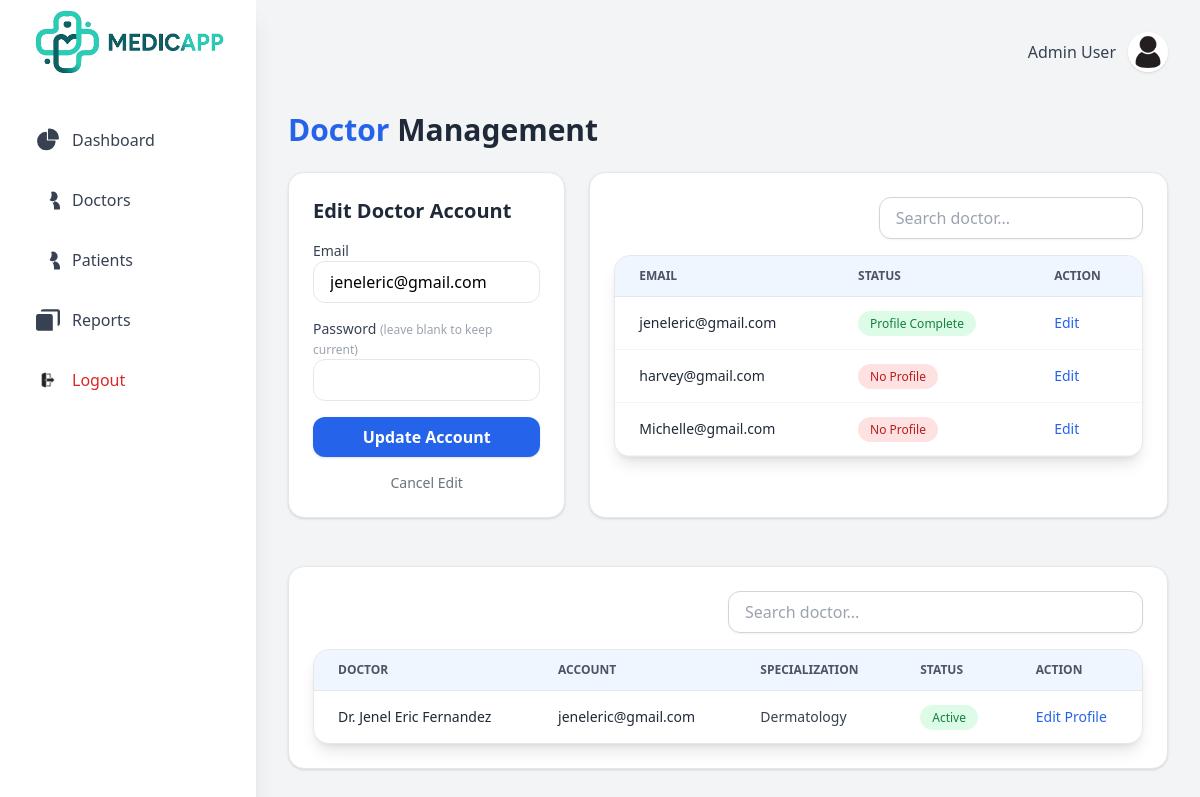
Screenshot of /admin_doctors?account_id=2 with the database file from the repository.
### app.py (models this page shows)
class Account(db.Model):
    __tablename__ = "account"
    account_id: Mapped[int] = mapped_column(Integer, primary_key=True, autoincrement=True)
    email: Mapped[str] = mapped_column(String(100), unique=True)
    password: Mapped[str] = mapped_column(String(100))
    role: Mapped[str] = mapped_column(String(20))
    patient = relationship("Patient", back_populates="account", uselist=False)
    doctor = relationship("Doctor", back_populates="account", uselist=False)

class Doctor(db.Model):
    __tablename__ = "doctor"
    doctor_id: Mapped[int] = mapped_column(Integer, primary_key=True, autoincrement=True)
    firstname: Mapped[str] = mapped_column(String(50))
    middlename: Mapped[str] = mapped_column(String(50), nullable=True)
    lastname: Mapped[str] = mapped_column(String(50))
    age: Mapped[int] = mapped_column(Integer)
    bloodtype: Mapped[str] = mapped_column(String(5), nullable=True)
    height: Mapped[str] = mapped_column(String, nullable=True)
    weight: Mapped[str] = mapped_column(String, nullable=True)
    specialization: Mapped[str] = mapped_column(String(100))
    gender: Mapped[str] = mapped_column(String(20))
    dob: Mapped[str] = mapped_column(String(10))
    pob: Mapped[str] = mapped_column(String(100), nullable=True)
    civilstatus: Mapped[str] = mapped_column(String(20), nullable=True)
    degree: Mapped[str] = mapped_column(String(100), nullable=True)
    nationality: Mapped[str] = mapped_column(String(50), nullable=True)
    religion: Mapped[str] = mapped_column(String(50), nullable=True)
    phone: Mapped[str] = mapped_column(String(20))
    email: Mapped[str] = mapped_column(String(100))
    account_id: Mapped[int] = mapped_column(ForeignKey("account.account_id"), unique=True)
    account: Mapped["Account"] = relationship(back_populates="doctor")
    appointments: Mapped[list["Appointment"]] = relationship(back_populates="doctor")
    records: Mapped[list["MedicalRecord"]] = relationship(back_populates="doctor")
    doctor_schedule = relationship("Doctor_Schedule", back_populates="doctor")

### app.py (the view, shortened to what this page needs)
@app.route('/admin_doctors', methods=['GET', 'POST'])
def admin_doctors():
    account_id = request.args.get('account_id', type=int)
    edit_account = Account.query.get(account_id) if account_id else None
    accounts = (
        db.session.query(Account)
        .outerjoin(Doctor, Doctor.account_id == Account.account_id)
        .filter(Account.role == 'doctor')
        .all()
    )
    doctors = Doctor.query.all()
    return render_template('admin/admin_doctors.html',
                           accounts=accounts,
                           doctors=doctors,
                           edit_account=edit_account
                           )

### templates/admin/admin_doctors.html (shortened to what this page needs)
{% extends 'base/layout.html' %}
{% block content %}
<div class="flex min-h-screen bg-gray-100">
    {% include 'admin/admin_sidebar.html' %}
    <div class="flex-1 p-8">
        <div class="flex justify-end items-center gap-3 mb-10">
            <span class="font-medium text-gray-700">Admin User</span>
            <img src="{{ url_for('static', filename='img/profile.jpg')}}"
                 alt="profile"
                 class="rounded-full w-10 h-10 shadow hover:scale-105 transition">
        </div>
        <div class="flex justify-between items-center mb-6">
            <h1 class="text-3xl font-bold text-gray-800">
                <span class="text-blue-600">Doctor</span> Management
            </h1>
        </div>
        <div class="grid grid-cols-3 gap-6">
            <div class="col-span-1 bg-white rounded-2xl shadow p-6 border">
                <h2 class="text-xl font-semibold text-gray-800 mb-4">
                    {{ 'Edit Doctor Account' if edit_account else 'Create Doctor Account' }}
                </h2>
                <form method="POST" action="{{ url_for('admin_doctors') }}" class="space-y-4">
                <div>
                    <label class="block text-sm font-medium text-gray-700">Email</label>
                    <input type="email" name="email"
                        value="{{ edit_account.email if edit_account else '' }}"
                        required
                        class="w-full px-4 py-2 border rounded-xl focus:ring-2 focus:ring-blue-500 outline-none">
                </div>
                <div>
                    <label class="block text-sm font-medium text-gray-700">
                        Password
                        {% if edit_account %}
                            <span class="text-xs text-gray-400">(leave blank to keep current)</span>
                        {% endif %}
                    </label>
                    <input type="password" name="password"
                        class="w-full px-4 py-2 border rounded-xl focus:ring-2 focus:ring-blue-500 outline-none">
                </div>
                <button type="submit"
                    class="w-full py-2 bg-blue-600 text-white font-semibold rounded-xl shadow hover:bg-blue-700 transition">
                    {{ 'Update Account' if edit_account else 'Create Account' }}
                </button>
                {% if edit_account %}
                    <a href="{{ url_for('admin_doctors') }}"
                    class="block text-center text-sm text-gray-500 hover:underline">
                        Cancel Edit
                    </a>
                {% endif %}
            </form>
            </div>
            <div class="col-span-2 bg-white rounded-2xl shadow p-6 border">
                <div class="mb-4 flex justify-end">
                    <input type="text"
                        class="w-1/2 px-4 py-2 rounded-xl border border-gray-300 shadow-sm focus:ring-2 focus:ring-blue-500 outline-none transition"
                        placeholder="Search doctor..."
                        name="q"
                        hx-get="/search"
                        hx-trigger="keyup changed delay:500ms"
                        hx-target="#results">
                </div>
                <div class="bg-white shadow-lg rounded-2xl border border-gray-200 overflow-hidden">
                    <div class="max-h-[200px] overflow-y-auto">
                        <table class="min-w-full divide-y divide-gray-200">
                            <thead class="bg-blue-50 sticky top-0 z-10">
                                <tr>
                                    <th class="px-6 py-3 text-left text-xs font-semibold text-gray-600 uppercase">Email</th>
                                    <th class="px-6 py-3 text-left text-xs font-semibold text-gray-600 uppercase">Status</th>
                                    <th class="px-6 py-3 text-left text-xs font-semibold text-gray-600 uppercase">Action</th>
                                </tr>
                            </thead>
                            <tbody id="results" class="divide-y divide-gray-100 bg-white">
                                {% for account in accounts %}
                                <tr class="hover:bg-blue-50 transition">
                                    <td class="px-6 py-4 text-sm font-medium text-gray-800">
                                        {{ account.email }}
                                    </td>
                                    <td class="px-6 py-4 text-sm">
                                        {% if account.doctor %}
                                            <span class="px-3 py-1 rounded-full text-xs font-medium
                                                        bg-green-100 text-green-700">
                                            Profile Complete
                                            </span>
                                        {% else %}
                                            <span class="px-3 py-1 rounded-full text-xs font-medium
                                                        bg-red-100 text-red-700">
                                            No Profile
                                            </span>
                                        {% endif %}
                                    </td>
                                    <td class="px-6 py-4 text-sm flex gap-4">
                                        <a href="{{ url_for('admin_doctors', account_id=account.account_id) }}"
                                            class="text-blue-600 hover:text-blue-800 font-medium">
                                            Edit
                                        </a>
                                    </td>
                                </tr>
                                {% endfor %}
                            </tbody>
                        </table>
                    </div>
                </div>
            </div>
        </div>
        <div class="w-full bg-white rounded-2xl shadow p-6 border mt-12">
            <div class="mb-4 flex justify-end">
                <input type="text"
                    class="w-1/2 px-4 py-2 rounded-xl border border-gray-300 shadow-sm focus:ring-2 focus:ring-blue-500 outline-none transition"
                    placeholder="Search doctor..."
                    name="q"
                    hx-get="/search"
                    hx-trigger="keyup changed delay:500ms"
                    hx-target="#results">
            </div>
            <div class="bg-white shadow-lg rounded-2xl border border-gray-200 overflow-hidden">
                <div class="max-h-[450px] overflow-y-auto">
                    <table class="min-w-full divide-y divide-gray-200">
                        <thead class="bg-blue-50">
                            <tr>
                                <th class="px-6 py-3 text-left text-xs font-semibold text-gray-600 uppercase">Doctor</th>
                                <th class="px-6 py-3 text-left text-xs font-semibold text-gray-600 uppercase">Account</th>
                                <th class="px-6 py-3 text-left text-xs font-semibold text-gray-600 uppercase">Specialization</th>
                                <th class="px-6 py-3 text-left text-xs font-semibold text-gray-600 uppercase">Status</th>
                                <th class="px-6 py-3 text-left text-xs font-semibold text-gray-600 uppercase">Action</th>
                            </tr>
                        </thead>
                        <tbody id="results" class="divide-y divide-gray-100 bg-white">
                            {% for doctor in doctors %}
                            <tr class="hover:bg-blue-50 transition">
                                <td class="px-6 py-4 text-sm font-medium text-gray-800">
                                    Dr. {{ doctor.firstname }} {{ doctor.lastname }}
                                </td>
                                <td class="px-6 py-4 text-sm font-medium text-gray-800">
                                    {{ doctor.email }}
                                </td>
                                <td class="px-6 py-4 text-sm text-gray-700">
                                    {{ doctor.specialization }}
                                </td>
                                <td class="px-6 py-4 text-sm">
                                    <span class="px-3 py-1 rounded-full text-xs font-medium
                                                bg-green-100 text-green-700">
                                        Active
                                    </span>
                                </td>
                                <td class="px-6 py-4 text-sm flex gap-4">
                                    <a href="{{ url_for('edit_doctor', doctor_id=doctor.doctor_id) }}"
                                    class="text-blue-600 hover:text-blue-800 font-medium">
                                    Edit Profile
                                    </a>
                                </td>
                            </tr>
                            {% endfor %}
                        </tbody>
                    </table>
                </div>
            </div>
        </div>
    </div>
</div>
{% endblock %}

### rows the page displays
Account: email "jeneleric@gmail.com", shows "Profile Complete"
Account: email "harvey@gmail.com", shows "No Profile"
Account: email "Michelle@gmail.com", shows "No Profile"
Doctor: firstname "Jenel Eric", lastname "Fernandez", email "jeneleric@gmail.com", specialization "Dermatology"

### other values shown
{{ 'Edit Doctor Account' if edit_account else 'Create Doctor Account' }} "Edit Doctor Account"
{{ 'Update Account' if edit_account else 'Create Account' }} "Update Account"
